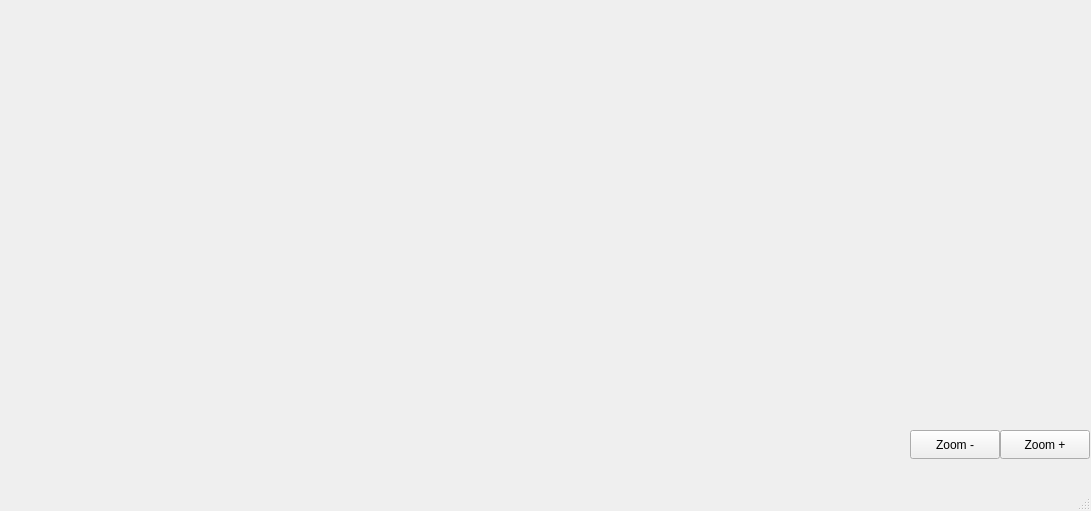
<?xml version="1.0" encoding="UTF-8"?>
<ui version="4.0">
 <class>MainWindow</class>
 <widget class="QMainWindow" name="MainWindow">
  <property name="geometry">
   <rect>
    <x>0</x>
    <y>0</y>
    <width>1091</width>
    <height>511</height>
   </rect>
  </property>
  <property name="windowTitle">
   <string>MainWindow</string>
  </property>
  <widget class="QWidget" name="centralwidget">
   <widget class="QPushButton" name="btnZoomIn">
    <property name="geometry">
     <rect>
      <x>1000</x>
      <y>430</y>
      <width>90</width>
      <height>29</height>
     </rect>
    </property>
    <property name="text">
     <string>Zoom +</string>
    </property>
   </widget>
   <widget class="QPushButton" name="btnZoomOut">
    <property name="geometry">
     <rect>
      <x>910</x>
      <y>430</y>
      <width>90</width>
      <height>29</height>
     </rect>
    </property>
    <property name="text">
     <string>Zoom -</string>
    </property>
   </widget>
  </widget>
  <widget class="QMenuBar" name="menubar">
   <property name="geometry">
    <rect>
     <x>0</x>
     <y>0</y>
     <width>1091</width>
     <height>25</height>
    </rect>
   </property>
  </widget>
  <widget class="QStatusBar" name="statusbar"/>
 </widget>
 <resources/>
 <connections/>
</ui>
